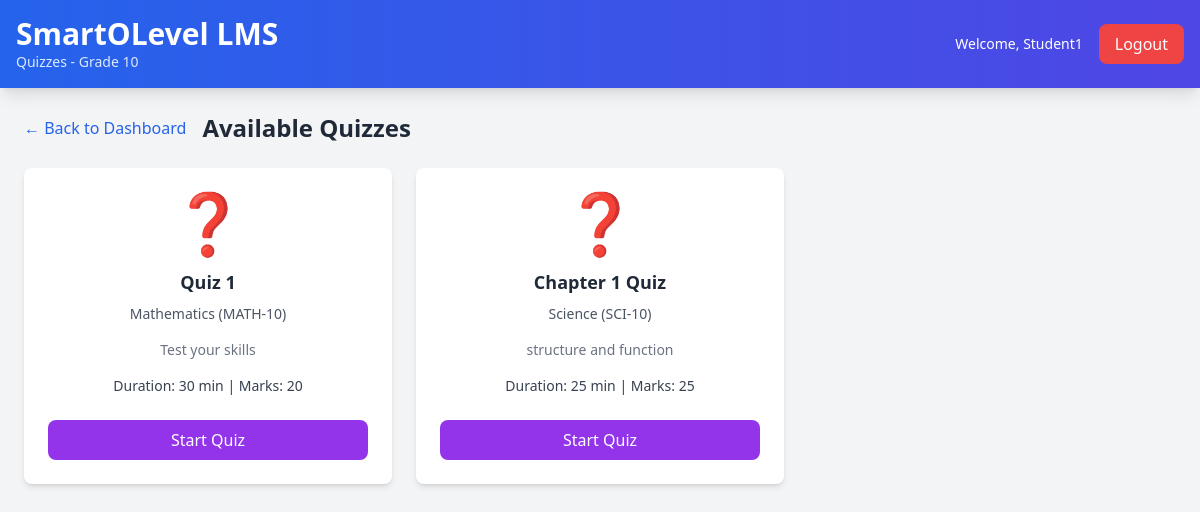
Page /student_all_quizzes.php (signed in) on the committed database.
### tables this page shows
CREATE TABLE quizzes (
    quiz_id INT AUTO_INCREMENT PRIMARY KEY,
    subject_id INT NOT NULL,
    teacher_id INT NOT NULL,
    title VARCHAR(255) NOT NULL, 
    description TEXT NULL,
    total_marks INT NOT NULL,
    duration_minutes INT NOT NULL,
    passing_marks INT NOT NULL,
    start_date DATETIME NULL,
    end_date DATETIME NULL,
    attempts_allowed INT DEFAULT 1,
    show_correct_answers BOOLEAN DEFAULT FALSE,
    created_at TIMESTAMP DEFAULT CURRENT_TIMESTAMP,
    is_active BOOLEAN DEFAULT TRUE,
    FOREIGN KEY (subject_id) REFERENCES subjects(subject_id) ON DELETE CASCADE,
    FOREIGN KEY (teacher_id) REFERENCES users(user_id) ON DELETE CASCADE
);

CREATE TABLE subjects (
    subject_id INT AUTO_INCREMENT PRIMARY KEY,
    subject_name VARCHAR(255) NOT NULL,
    subject_code VARCHAR(20) NOT NULL UNIQUE,
    grade_level ENUM('10','11') NOT NULL,
    subject_category ENUM('Language', 'Mathematics', 'Science', 'Social Studies', 'Religion', 'Other') NOT NULL,
    description TEXT NULL,
    is_active BOOLEAN DEFAULT TRUE,
    created_at TIMESTAMP DEFAULT CURRENT_TIMESTAMP
);

### student_all_quizzes.php (the view, shortened to what this page needs)
<?php
require_once 'config.php';
$student_id = $_SESSION['user_id'];
$student_name = $_SESSION['full_name'];
$grade = $_SESSION['grade'] ?? '10';
$query = "SELECT q.quiz_id, q.title, q.description, q.duration_minutes, q.total_marks,
                 s.subject_name, s.subject_code,
                 qa.attempt_id, qa.score, qa.attempted_at
          FROM quizzes q
          INNER JOIN subjects s ON q.subject_id = s.subject_id
          INNER JOIN student_subjects ss ON s.subject_id = ss.subject_id
          LEFT JOIN quiz_attempts qa ON q.quiz_id = qa.quiz_id AND qa.student_id = ?
          WHERE ss.student_id = ? AND q.is_active = 1 AND s.grade_level = ?
          ORDER BY q.created_at DESC";
$stmt = $conn->prepare($query);
$stmt->bind_param("iis", $student_id, $student_id, $grade);
$stmt->execute();
$quizzes = $stmt->get_result();
?>
<!DOCTYPE html>
<html lang="en">
<head>
    <script src="https://cdn.tailwindcss.com"></script>
</head>
<body class="bg-gray-100 min-h-screen">
    <header class="bg-gradient-to-r from-blue-600 to-indigo-600 text-white p-4 shadow-lg">
        <div class="max-w-7xl mx-auto flex justify-between items-center">
            <div>
                <h1 class="text-3xl font-bold">SmartOLevel LMS</h1>
                <p class="text-sm text-blue-100">Quizzes - Grade <?php echo htmlspecialchars($grade); ?></p>
            </div>
            <div class="flex items-center gap-4">
                <span class="text-sm">Welcome, <?php echo htmlspecialchars($student_name); ?></span>
                <a href="logout.php" class="px-4 py-2 bg-red-500 text-white rounded-lg hover:bg-red-600 transition">Logout</a>
            </div>
        </div>
    </header>
    <div class="max-w-7xl mx-auto p-6">
        <div class="flex items-center mb-6">
            <a href="student_dashboard.php" class="text-blue-600 hover:underline mr-4">← Back to Dashboard</a>
            <h2 class="text-2xl font-bold text-gray-800">Available Quizzes</h2>
        </div>
        <?php if ($quizzes->num_rows > 0): ?>
            <div class="grid grid-cols-1 md:grid-cols-2 lg:grid-cols-3 gap-6">
                <?php while ($quiz = $quizzes->fetch_assoc()):
                    $attempted = !empty($quiz['attempt_id']);
                ?>
                    <div class="bg-white rounded-lg shadow-md p-6 hover:shadow-lg transition">
                        <div class="text-6xl mb-4 text-center text-purple-600">❓</div>
                        <h3 class="font-bold text-lg text-gray-800 mb-2 text-center"><?php echo htmlspecialchars($quiz['title']); ?></h3>
                        <p class="text-sm text-gray-600 text-center mb-4">
                            <?php echo htmlspecialchars($quiz['subject_name']); ?> (<?php echo htmlspecialchars($quiz['subject_code']); ?>)
                        </p>
                        <?php if ($quiz['description']): ?>
                            <p class="text-sm text-gray-500 text-center mb-4"><?php echo htmlspecialchars($quiz['description']); ?></p>
                        <?php endif; ?>
                        <p class="text-sm text-gray-700 text-center mb-6">
                            Duration: <?php echo $quiz['duration_minutes']; ?> min | Marks: <?php echo $quiz['total_marks']; ?>
                        </p>
                        <?php if ($attempted): ?>
                            <div class="text-center mb-4">
                                <span class="inline-block px-4 py-2 bg-green-100 text-green-800 rounded-lg font-bold">
                                    Score: <?php echo $quiz['score']; ?>/<?php echo $quiz['total_marks']; ?>
                                </span>
                            </div>
                            <p class="text-xs text-gray-500 text-center mb-4">Attempted on <?php echo formatDate($quiz['attempted_at']); ?></p>
                            <div class="text-center">
                                <span class="px-4 py-2 bg-gray-400 text-white rounded-lg cursor-not-allowed">Already Attempted</span>
                            </div>
                        <?php else: ?>
                            <a href="student_take_quiz.php?id=<?php echo $quiz['quiz_id']; ?>"
                               class="block text-center px-4 py-2 bg-purple-600 text-white rounded-lg hover:bg-purple-700 transition">
                                Start Quiz
                            </a>
                        <?php endif; ?>
                    </div>
                <?php endwhile; ?>
            </div>
        <?php endif; ?>
    </div>
</body>
</html>

### rows in the picture
quizzes: title "Quiz 1", subject.subject_name "Mathematics", subject.subject_code "MATH-10", description "Test your skills", duration_minutes "30", total_marks "20"
quizzes: title "Chapter 1 Quiz", subject.subject_name "Science", subject.subject_code "SCI-10", description "structure and function", duration_minutes "25", total_marks "25"

### other values in the picture
$grade "10"
$student_name "Student1"
